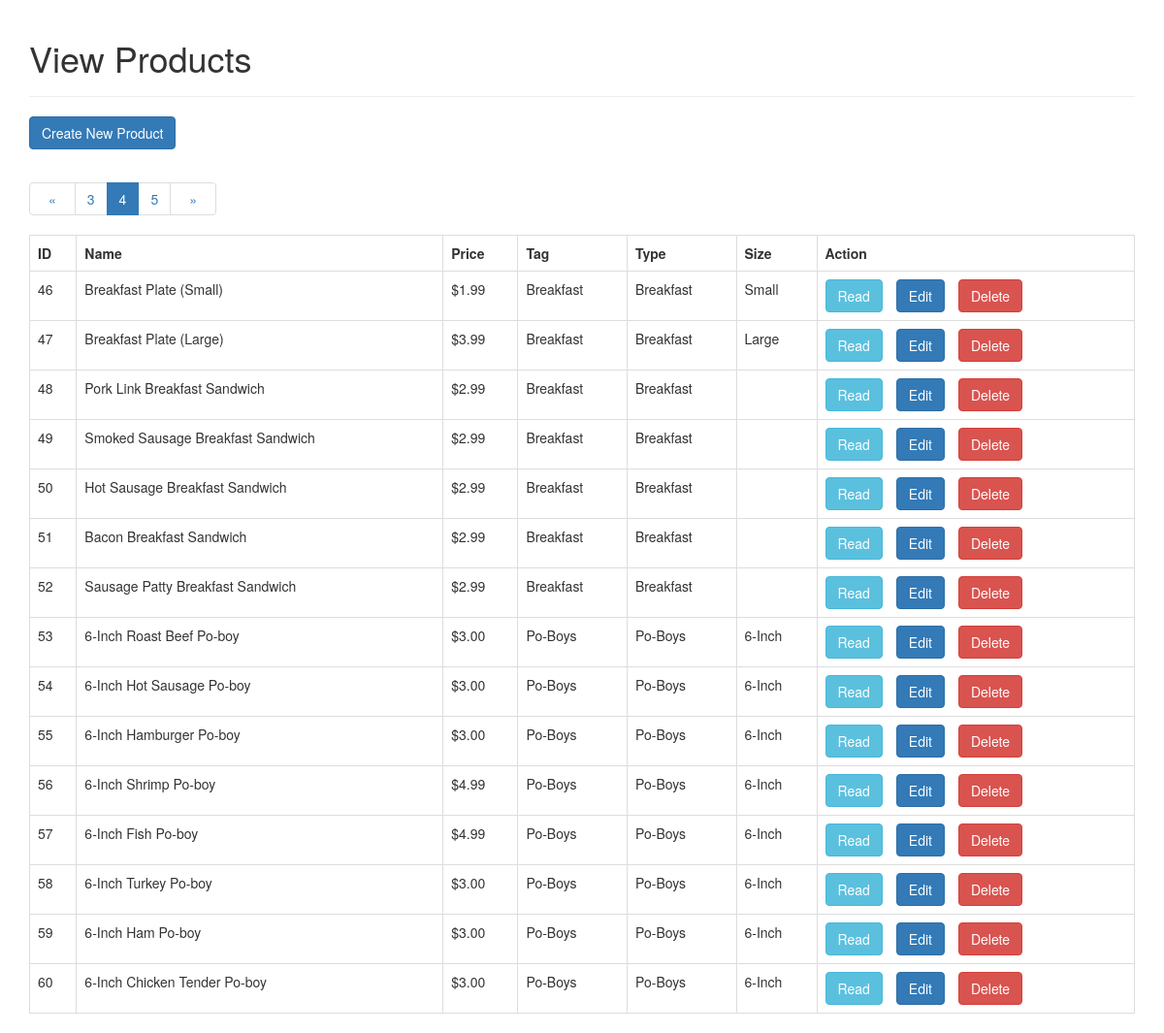
Page /read.php?page=4 on the earlier database version.
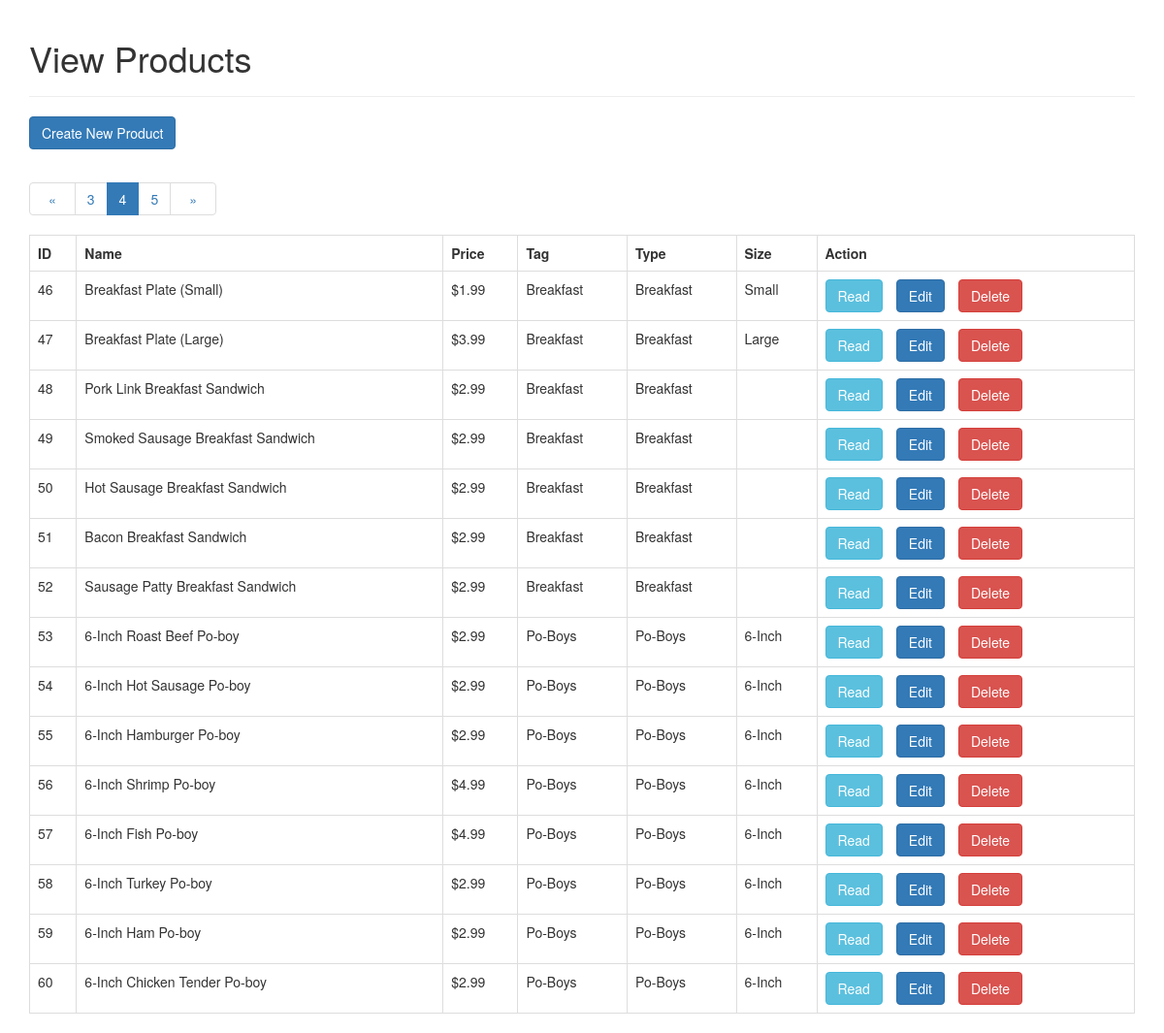
Same page on the later database version.
### tables this page shows
CREATE TABLE `menu` (
  `id` int(255) NOT NULL,
  `foodName` text NOT NULL,
  `foodPrice` decimal(6,2) NOT NULL,
  `foodTag` text NOT NULL,
  `foodType` text NOT NULL,
  `foodSize` text NOT NULL,
  `foodImage` blob NOT NULL
);

### Database/databaseconnection.php (called while the page is built, shortened)
<?php
$page = isset($_GET['page']) ? $_GET['page'] : 1;
$records_per_page = 15;
$from_record_num = ($records_per_page * $page) - $records_per_page;

### read.php (the view, shortened to what this page needs)
<!DOCTYPE HTML>
<html>
<head>
    <link rel="stylesheet" href="libs/bootstrap-3.3.7/css/bootstrap.min.css" />
</head>
<body>
<div class="container">
    <div class="page-header">
        <h1>View Products</h1>
    </div>
    <?php
    include 'Database/databaseconnection.php';
    $query = "SELECT id, foodName, foodPrice, foodTag, foodType, foodSize FROM menu ORDER BY id ASC
      LIMIT :from_record_num, :records_per_page";
    $stmt = $con->prepare($query);
    $stmt->bindParam(":from_record_num", $from_record_num, PDO::PARAM_INT);
    $stmt->bindParam(":records_per_page", $records_per_page, PDO::PARAM_INT);
    $stmt->execute();
    $num = $stmt->rowCount();
    echo "<a href='create.php' class='btn btn-primary m-b-1em'>Create New Product</a>";
    if($num>0){
        echo "<table class='table table-hover table-responsive table-bordered'>";
        echo "<tr>";
        echo "<th>ID</th>";
        echo "<th>Name</th>";
        echo "<th>Price</th>";
        echo "<th>Tag</th>";
        echo "<th>Type</th>";
        echo "<th>Size</th>";
        echo "<th>Action</th>";
        echo "</tr>";
        while ($row = $stmt->fetch(PDO::FETCH_ASSOC)){
            extract($row);
            echo "<tr>";
            echo "<td>{$id}</td>";
            echo "<td>{$foodName}</td>";
            echo "<td>&#36;{$foodPrice}</td>";
            echo "<td>{$foodTag}</td>";
            echo "<td>{$foodType}</td>";
            echo "<td>{$foodSize}</td>";
            echo "<td>";
            echo "<a href='read_one.php?id={$id}' class='btn btn-info m-r-1em'>Read</a>";
            echo "<a href='update.php?id={$id}' class='btn btn-primary m-r-1em'>Edit</a>";
            echo "<a href='#' onclick='delete_user({$id});'  class='btn btn-danger'>Delete</a>";
            echo "</td>";
            echo "</tr>";
        }
        include_once "paging.php";
        echo "</table>";
    }
        else{
            echo "<div class='alert alert-danger'>No records found.</div>";
    }
    ?>
</div>
</body>
</html>

Differences in the rows shown:
changed menu "6-Inch Roast Beef Po-boy": foodPrice "3.00" → "2.99"
changed menu "6-Inch Hot Sausage Po-boy": foodPrice "3.00" → "2.99"
changed menu "6-Inch Hamburger Po-boy": foodPrice "3.00" → "2.99"
changed menu "6-Inch Turkey Po-boy": foodPrice "3.00" → "2.99"
changed menu "6-Inch Ham Po-boy": foodPrice "3.00" → "2.99"
changed menu "6-Inch Chicken Tender Po-boy": foodPrice "3.00" → "2.99"
